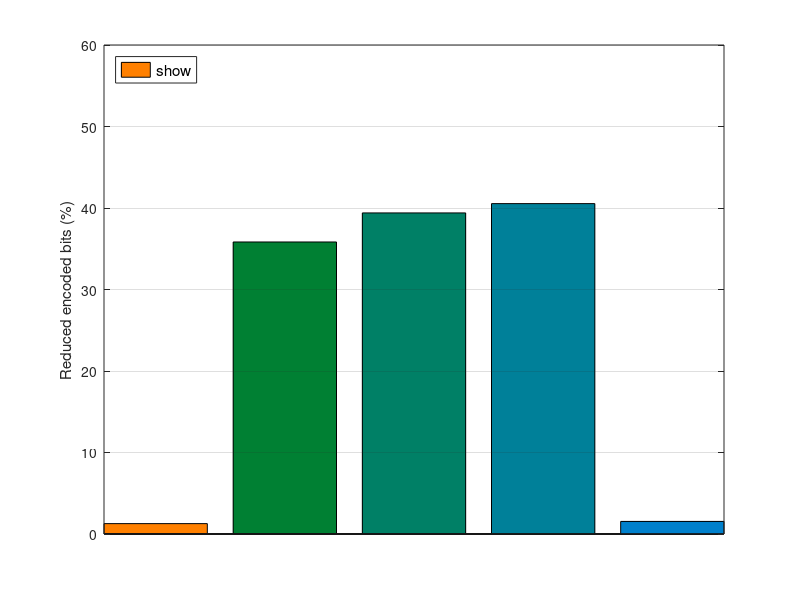

Write the MATLAB code that produced this figure.
clc;
clear;

figure(1);
indep = 57766;
%fullsearch256 = [(indep-68727)/indep 0 0 0 0];
%fullsearch128 = [0 (indep-73762)/indep 0 0 0];
bais0 = [(indep-57030)/indep 0 0 0 0];
bais100 = [0 (indep-37068)/indep 0 0 0];
%bais96 = [(70148-indep)/indep]
bais200 = [0 0 (indep-35008)/indep 0 0];
%bais160 = [(84515-indep)/indep]
bais300 = [0 0 0 (indep-34348)/indep 0];
bais400 = [0 0 0 0 (indep-56874)/indep];

x = [1:length(bais0)];
bar(x, 100.*bais0, 'FaceColor', [1 0.5 0], 'DisplayName','Conventional motion estimation'); hold on;
bar(x, 100.*bais100, 'FaceColor', [0 0.5 0.2], 'DisplayName','Biased pixels = 100'); hold on;
bar(x, 100.*bais200, 'FaceColor', [0 0.5 0.4], 'DisplayName','Biased pixels = 200'); hold on;
bar(x, 100.*bais300, 'FaceColor', [0 0.5 0.6], 'DisplayName','Biased pixels = 300'); hold on;
bar(x, 100.*bais400, 'FaceColor', [0 0.5 0.8], 'DisplayName','Biased pixels = 400');

leg = legend('show','location','NorthWest');
set(leg,'FontSize',11);
axis([-inf inf 0 60]);
set(gca,'XTick',[]);
%set(gca,'YTick',[]);
%set(gca,'YColor','w');
%set(gca,'XColor','w');
set(gca,'XTickLabel',['']);
%set(gca,'YTickLabel',['']);
ylabel('Reduced encoded bits (%)','FontSize',11);
xlabel('');
grid on;

%{
figure(2);
fullsearch256Time = [49*60+51 0 0 0 0];
fullsearch128Time = [0 14*60+44 0 0 0];
%bais32Time = [4*60+10]
bais64Time = [0 0 4*60+5 0 0];
%bais96Time = [4*60+5]
bais128Time = [0 0 0 4*60+9 0];
%bais160Time = [4*60+17]
bais192Time = [0 0 0 0 4*60+9];

x = [1:length(fullsearch128Time)];
bar(x, fullsearch256Time, 'FaceColor', [1 0.5 0], 'DisplayName','Full search (range = 256)'); hold on;
bar(x, fullsearch128Time, 'FaceColor', [0 0.5 0.2], 'DisplayName','Full search (range = 128)'); hold on;
bar(x, bais64Time, 'FaceColor', [0 0.5 0.4], 'DisplayName','Baised full search (range = 128, baised pixels = 64)'); hold on;
bar(x, bais128Time, 'FaceColor', [0 0.5 0.6], 'DisplayName','Baised full search (range = 128, baised pixels = 128)'); hold on;
bar(x, bais192Time, 'FaceColor', [0 0.5 0.8], 'DisplayName','Baised full search (range = 128, baised pixels = 192)');

leg = legend('show','location','NorthEast');
set(leg,'FontSize',11);
axis([-inf inf 0 inf]);
set(gca,'XTick',[]);
%set(gca,'YTick',[]);
%set(gca,'YColor','w');
%set(gca,'XColor','w');
set(gca,'XTickLabel',['']);
%set(gca,'YTickLabel',['']);
ylabel('Encoded time (sec)');
xlabel('');
grid on;
%}
